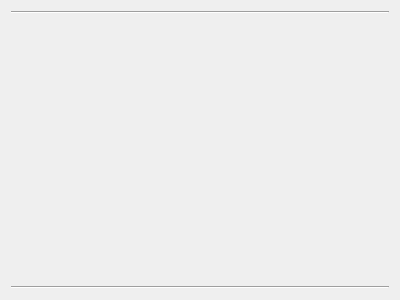
<?xml version="1.0" encoding="UTF-8"?>
<ui version="4.0">
 <class>QuoteForm</class>
 <widget class="QWidget" name="QuoteForm">
  <property name="geometry">
   <rect>
    <x>0</x>
    <y>0</y>
    <width>400</width>
    <height>300</height>
   </rect>
  </property>
  <property name="windowTitle">
   <string>Form</string>
  </property>
  <layout class="QGridLayout" name="gridLayout">
   <item row="0" column="0">
    <widget class="Line" name="line">
     <property name="orientation">
      <enum>Qt::Horizontal</enum>
     </property>
    </widget>
   </item>
   <item row="1" column="0">
    <widget class="QLabel" name="lbQuote">
     <property name="font">
      <font>
       <pointsize>11</pointsize>
      </font>
     </property>
     <property name="text">
      <string/>
     </property>
     <property name="alignment">
      <set>Qt::AlignCenter</set>
     </property>
    </widget>
   </item>
   <item row="2" column="0">
    <widget class="QLabel" name="lbAuthor">
     <property name="text">
      <string/>
     </property>
     <property name="alignment">
      <set>Qt::AlignCenter</set>
     </property>
    </widget>
   </item>
   <item row="3" column="0">
    <widget class="Line" name="line_2">
     <property name="orientation">
      <enum>Qt::Horizontal</enum>
     </property>
    </widget>
   </item>
  </layout>
 </widget>
 <resources/>
 <connections/>
</ui>
